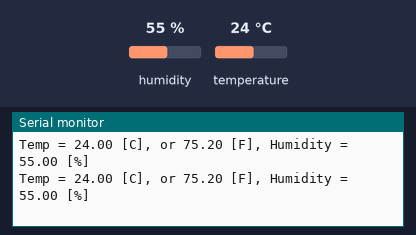
A sketch run on a simulated Arduino Uno, built with avr-gcc and run on an emulated ATmega328P. Parts: the last lines printed to the serial monitor. The test bench sets the inputs (shaded band); at power-on: humidity 55 %, temperature 24 °C.

Above: at 1.7 s.
1.8 s: humidity set to 22 %
At 2.68 s:
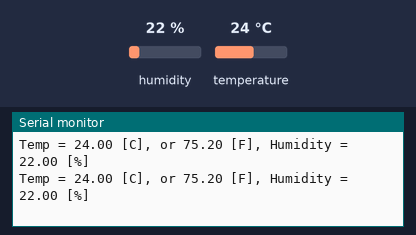
7.9 s: temperature set to 12 °C
At 8.73 s:
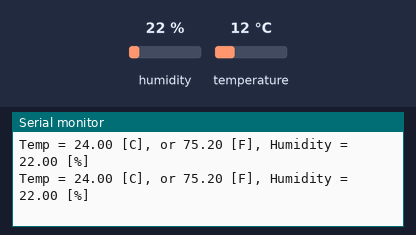
14.0 s: humidity set to 40 %
At 14.89 s:
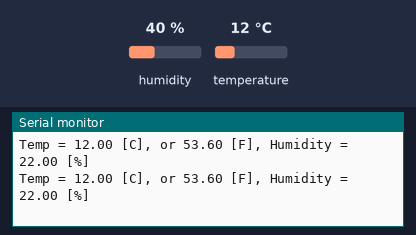
16.8 s: temperature set to 41 °C
At 16.95 s:
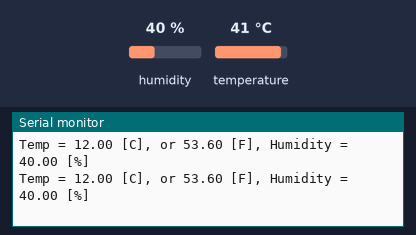
Timing chart, 0 to 19.8 s (numbered marks = the images above; inputs shaded):
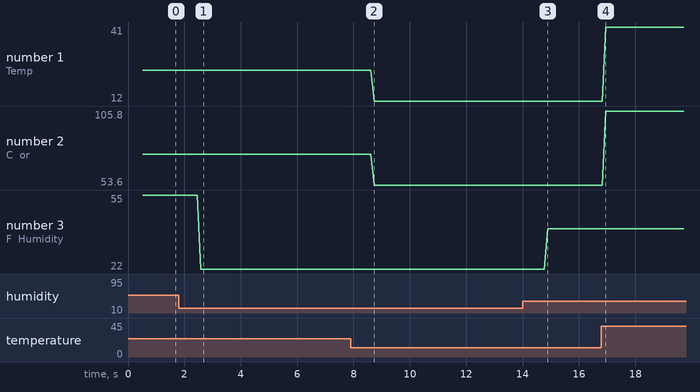

The sketch:

3_Reading_Temp.ino
```cpp
/* Simple DHT11 reader and serial plotter example */

#include "DHT.h" /* Include DHT library */
#define dht_pin 4 /* Global definition of pin to read data from */
#define DHT_type DHT11 /* Define the name of the sensor */
float temp_C , rel_hum , temp_F; /* Variables to write in */
int dt = 100; /* Delay for loop */

DHT my_DHT( dht_pin , DHT_type ); /* Initialize DHT sensor object with pin and type as above */

void setup() {
  // put your setup code here, to run once:
  Serial.begin( 9600 ); /* Open serial channel through USB at 9600 bits per second */
  my_DHT.begin( );
  delay( 500 );
}

void loop() {
  // put your main code here, to run repeatedly:
  temp_C = my_DHT.readTemperature( ); /* Default is Celsius, put "true" for F */
  rel_hum = my_DHT.readHumidity( ); /* Read the humidity (output is in %) */
  temp_F = my_DHT.readTemperature( true ); /* Read the remperature in F */

  /* Print values in serial monitor */
  Serial.print( "Temp = " );
  Serial.print( temp_C );
  Serial.print( " [C], or " );
  Serial.print( temp_F );
  Serial.print( " [F], Humidity = " );
  Serial.print( rel_hum );
  Serial.println( " [%]" );


  /* Plotting for Serial Monitor */
  /*
  Serial.print( "Temp = " );
  Serial.println( temp_C );
  Serial.print( ", Hum = " );
  Serial.println( rel_hum );
  */

  delay( dt );

}
```

Measured:
- after the input at 1.8 s, the serial monitor: prints a new line after 0.78 s (image 1)
- plotted number 1: 24 → 12 after the input at 7.9 s, 12 → 41 after the input at 16.8 s
- plotted number 2: 75.2 → 53.6 after the input at 7.9 s, 53.6 → 105.8 after the input at 16.8 s
- plotted number 3: 55 → 22 after the input at 1.8 s, 22 → 40 after the input at 14.0 s
